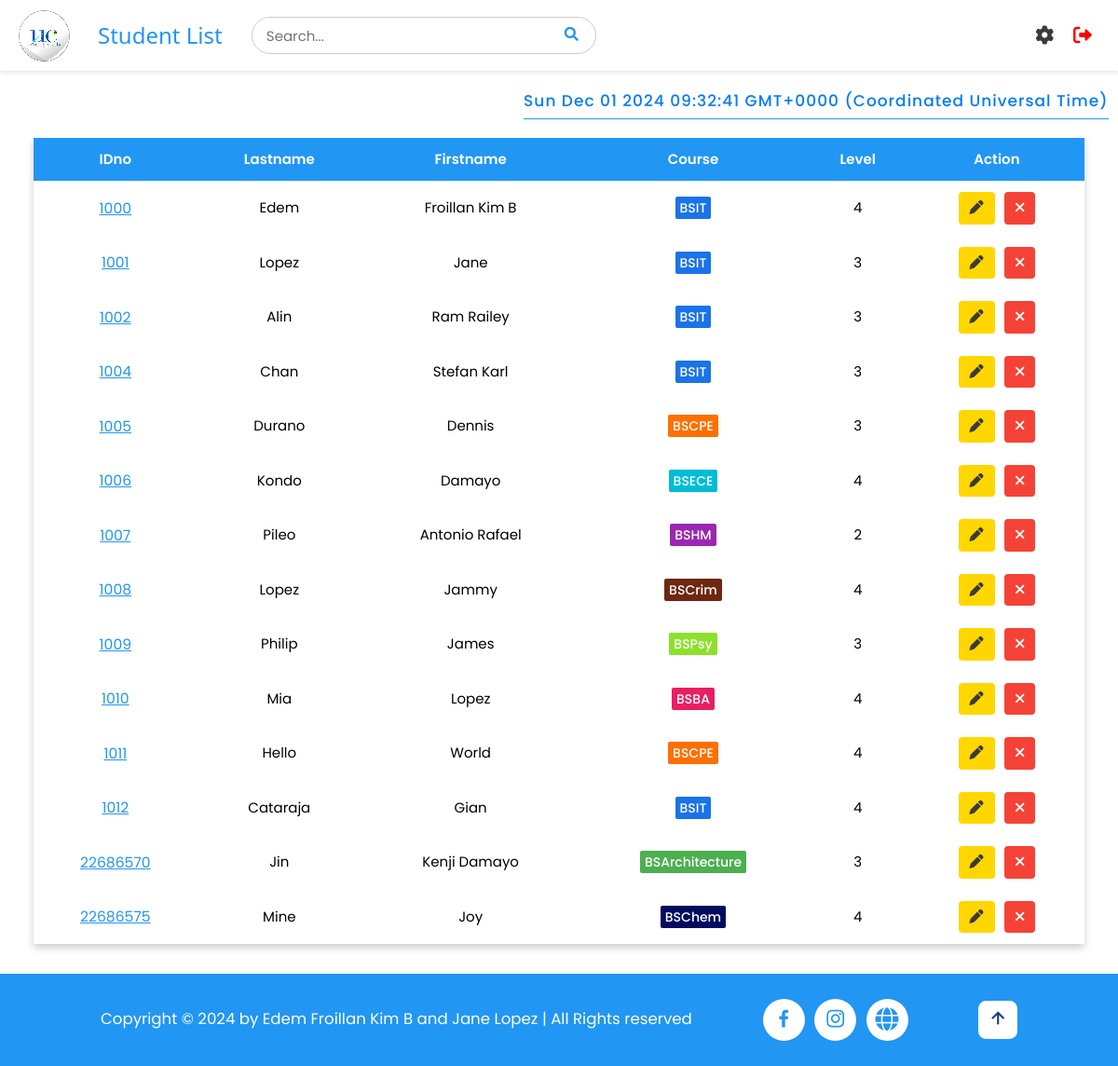
The app's page /students (signed in) with its own data.
### tables this page shows
CREATE TABLE students (
                    id INTEGER PRIMARY KEY AUTOINCREMENT,
                    idno varchar(10) UNIQUE,
                    firstname varchar(50),
                    lastname varchar(50),
                    course varchar(10),
                    level varchar(5),
                    image TEXT,
                    qrcode TEXT
);

### app.py (the view)
@app.route('/students')
def student_list():
    if 'username' in session:
        pagetitle = "Student List"
        users = get_users()
        students = getall_records('students')
        return render_template('studentlist.html', data=students, pagetitle=pagetitle, users=users)
    else:
        flash("Please log in first!", "warning")
        return redirect(url_for('login'))

### app.py (called while the page is built)
@app.after_request
def after_request(response):
    response.headers['Cache-Control'] = 'no-store, no-cache, must-revalidate, post-check=0, pre-check=0, max-age=0'
    response.headers['Pragma'] = 'no-cache'
    response.headers['Expires'] = '-1'
    if hasattr(session, 'username') and 'username' not in session:
        response.headers['Cache-Control'] = 'no-store'
        response.headers['Pragma'] = 'no-cache'
        response.headers['Expires'] = '-1'
    return response

def get_users() -> object:
    return getall_records('students')

### dbhelper.py (called while the page is built)
def getprocess(sql: str, params=()) -> list:
    db = connect(database)
    cursor = db.cursor()
    cursor.row_factory = Row
    try:
        cursor.execute(sql, params)
        data = cursor.fetchall()
        return data
    finally:
        cursor.close()
        db.close()

def getall_records(table: str) -> list:
    sql = f'SELECT * FROM `{table}`'
    return getprocess(sql)

### templates/studentlist.html (shortened to what this page needs)
{% extends 'base.html' %}
{% block header %}
    {% include 'header.html' %}
{% endblock %}
{% block content %}
<div id="timestamp"></div>
<div class="full container" style="min-height: 100vh; margin-bottom: 2rem;">
<div id="main_container">
    <div class="w3-full" style="padding: 1rem 3%;">
        <div class="styled-table-wrapper">
            <table class="styled-table" id="table">
                <thead>
                    <tr id="tr1">
                        <th>IDno</th>
                        <th class="w3-hide-small">Lastname</th>
                        <th class="w3-hide-small">Firstname</th>
                        <th>Course</th>
                        <th>Level</th>
                        <th class="w3-center">Action</th>
                    </tr>
                </thead>
                <tbody>
                    {% for user in users %}
                    <tr id="tr2">
                        <td class="w3-center" data-cell="IDNO:" id="idno">
                            <a href="#" style="color: #2196F3; font-size: 1.5rem" onclick="viewStudent('{{ user['idno'] }}')">{{ user['idno'] }}</a>
                        </td>
                        <td class="w3-center w3-hide-small" data-cell="LASTNAME:">{{ user["lastname"] }}</td>
                        <td class="w3-center w3-hide-small" data-cell="FIRSTNAME:">{{ user["firstname"] }}</td>
                        <td class="w3-center" data-cell="COURSE:">
                            <span class="course-style course-{{ user['course']|lower }}">
                                {{ user["course"] }}
                            </span>
                        </td>
                        <td class="w3-center level-{{ user['level'] }}" data-cell="LEVEL:">{{ user["level"] }}</td>
                        <td class="w3-center" data-cell="ACTION:" style="display: flex; align-items: center; justify-content: center; gap: 1rem;">
                            <button class="w3-button edit-btn edit" onclick="openEditModal('{{ user['idno'] }}', '{{ user['lastname'] }}', '{{ user['firstname'] }}', '{{ user['course'] }}', '{{ user['level'] }}')">
                                <i class="fas fa-pen"></i>
                            </button>
                            <button class="w3-button w3-red delete-btn delete" onclick="openCustomAlert('{{ user['idno'] }}')">
                                <i class="fas fa-times"></i>
                            </button>
                        </td>
                    </tr>
                    {% endfor %}
                </tbody>
            </table>
        </div>
    </div>
</div>
</div>
{% endblock %}

### static/css/style.css (style rules this page uses)
html { box-sizing:border-box }
*,*:before,*:after { box-sizing:inherit }
html { -ms-text-size-adjust:100%;-webkit-text-size-adjust:100% }
body { margin:0 }
a { background-color:transparent }
button,input,select,textarea,optgroup { font:inherit;margin:0 }
button,input { overflow:visible }
button,select { text-transform:none }
button,[type=button],[type=reset],[type=submit] { -webkit-appearance:button }
html,body { font-family:Verdana,sans-serif;font-size:15px;line-height:1.5 }
html { overflow-x:hidden }
a { color:inherit }
.w3-btn,.w3-button { border:none;display:inline-block;padding:8px 16px;vertical-align:middle;overflow:hidden;text-decoration:none;color:inherit;background-color:inherit;text-align:center;cursor:pointer;white-space:nowrap }
.w3-btn,.w3-button { -webkit-touch-callout:none;-webkit-user-select:none;-khtml-user-select:none;-moz-user-select:none;-ms-user-select:none;user-select:none }
.w3-center { text-align:center!important }
.w3-red,.w3-hover-red:hover { color:#fff!important;background-color:#f44336!important }
#timestamp { color: #007bff; font-size: 17px; font-weight: 500; text-align: center; padding: 5px 0; margin-top: 15px; letter-spacing: 1px; border-bottom: 1px solid #2196F3; width: fit-content; margin-left: auto; margin-right:1rem; }
* { font-family: "Poppins", sans-serif; }
.styled-table { width: 100%; border-collapse: collapse; margin-top: 10px; box-shadow: 0px 4px 8px rgba(0, 0, 0, 0.2); }
.styled-table th, .styled-table td { padding: 12px; }
.styled-table th { background-color: #2196F3; color: white; font-weight: 600; text-transform: capitalize; }
.styled-table .delete-btn { background-color: #ff4d4d; color: white; padding: 6px 12px; border: none; cursor: pointer; border-radius: 4px; }
.styled-table .edit-btn { background-color: #FFD700; color: rgb(60, 57, 57); padding: 6px 12px; border: none; cursor: pointer; border-radius: 4px; }
.styled-table .delete-btn i, .styled-table .edit-btn i { text-align: center; }
.course-style { padding: 2px 5px; background: #8de02c; color: #fff; border-radius: 2px; font-size: 14px; font-weight: 500; }
.course-bsit { background-color: #1a73e8; }
.course-bscpe { background-color: #ff6f00; }
.course-bsba { background-color: #e91e63; }
.course-bshm { background-color: #9c27b0; }
.course-bsece { background-color: #00bcd4; }
.course-bscrim { background-color: #6e2711; }
.course-bsarchitecture { background-color: #4caf50; }
.course-bschem { background-color: #010b5f; }

### templates/base.html (style rules this page uses)
html { font-size: 65%; }

### records on screen
students: idno "1000", lastname "Edem", firstname "Froillan Kim B", course "BSIT", level "4"
students: idno "1001", lastname "Lopez", firstname "Jane", course "BSIT", level "3"
students: idno "1002", lastname "Alin", firstname "Ram Railey", course "BSIT", level "3"
students: idno "1004", lastname "Chan", firstname "Stefan Karl", course "BSIT", level "3"
students: idno "1005", lastname "Durano", firstname "Dennis", course "BSCPE", level "3"
students: idno "1006", lastname "Kondo", firstname "Damayo", course "BSECE", level "4"
students: idno "1007", lastname "Pileo", firstname "Antonio Rafael", course "BSHM", level "2"
students: idno "1008", lastname "Lopez", firstname "Jammy", course "BSCrim", level "4"
students: idno "1009", lastname "Philip", firstname "James", course "BSPsy", level "3"
students: idno "1010", lastname "Mia", firstname "Lopez", course "BSBA", level "4"
students: idno "1011", lastname "Hello", firstname "World", course "BSCPE", level "4"
students: idno "1012", lastname "Cataraja", firstname "Gian", course "BSIT", level "4"
students: idno "22686570", lastname "Jin", firstname "Kenji Damayo", course "BSArchitecture", level "3"
students: idno "22686575", lastname "Mine", firstname "Joy", course "BSChem", level "4"

### other values on screen
{{ pagetitle }} "Student List"
